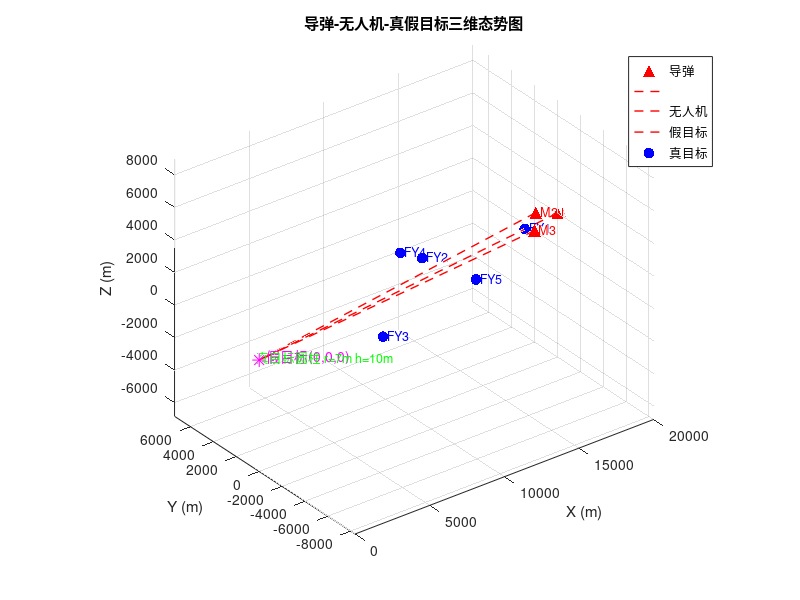

The MATLAB source for this figure:
%% 三维场景绘图：空地导弹、无人机、真假目标
clear; clc; close all;

%% 1. 坐标数据 (单位：m)
% 导弹 M1,M2,M3
missile = [
    20000,   0, 2000;   % M1
    19000, 600, 2100;   % M2
    18000,-600, 1900];  % M3
m_name = {'M1','M2','M3'};

% 无人机 FY1~FY5
uav = [
    17800,    0, 1800;  % FY1
    12000, 1400, 1400;  % FY2
    6000, -3000,  700;  % FY3
    11000, 2000, 1800;  % FY4
    13000,-2000, 1300]; % FY5
u_name = {'FY1','FY2','FY3','FY4','FY5'};

false_target = [0,0,0];       % 假目标原点
true_target_center = [0,200,0];% 真目标下底面圆心
R = 7;    % 真目标圆柱半径
H = 10;   % 真目标圆柱高度

%% 2. 创建画布
figure('Color','w');
hold on; grid on; axis equal;
xlabel('X (m)'); ylabel('Y (m)'); zlabel('Z (m)');
title('导弹‑无人机‑真假目标三维态势图');

%% 绘制导弹 红色上三角
scatter3(missile(:,1),missile(:,2),missile(:,3),80,'r','^','filled');
for i = 1:size(missile,1)
    text(missile(i,1)+300, missile(i,2), missile(i,3), m_name{i},'Color','r','FontSize',9);
end

%% 绘制导弹指向假目标原点的飞行射线
for i = 1:size(missile,1)
    pts = [missile(i,:); false_target];
    plot3(pts(:,1),pts(:,2),pts(:,3),'r--','LineWidth',1);
end

%% 绘制无人机 蓝色圆点
scatter3(uav(:,1),uav(:,2),uav(:,3),60,'b','o','filled');
for i = 1:size(uav,1)
    text(uav(i,1)+300, uav(i,2), uav(i,3), u_name{i},'Color','b','FontSize',9);
end

%% 绘制假目标原点 橙色星号
scatter3(false_target(1),false_target(2),false_target(3),100,'m','*');
text(false_target(1)+500,false_target(2),false_target(3),'假目标(0,0,0)','Color','m','FontSize',10);

%% 绘制真目标圆柱体
theta = linspace(0,2*pi,40);
x_cyl = true_target_center(1) + R*cos(theta);
y_cyl = true_target_center(2) + R*sin(theta);
z0 = true_target_center(3);
z1 = z0 + H;

% 圆柱侧面
Xc = repmat(x_cyl,2,1);
Yc = repmat(y_cyl,2,1);
Zc = [z0*ones(size(x_cyl)); z1*ones(size(x_cyl))];
surf(Xc,Yc,Zc,'FaceColor','g','FaceAlpha',0.3,'EdgeColor','g');
text(true_target_center(1),true_target_center(2),z1+20,'真目标圆柱 r=7m h=10m','Color','g','FontSize',9);

%% 图例、视角
legend('导弹','','无人机','假目标','真目标','Location','best');
view(3);
hold off;
